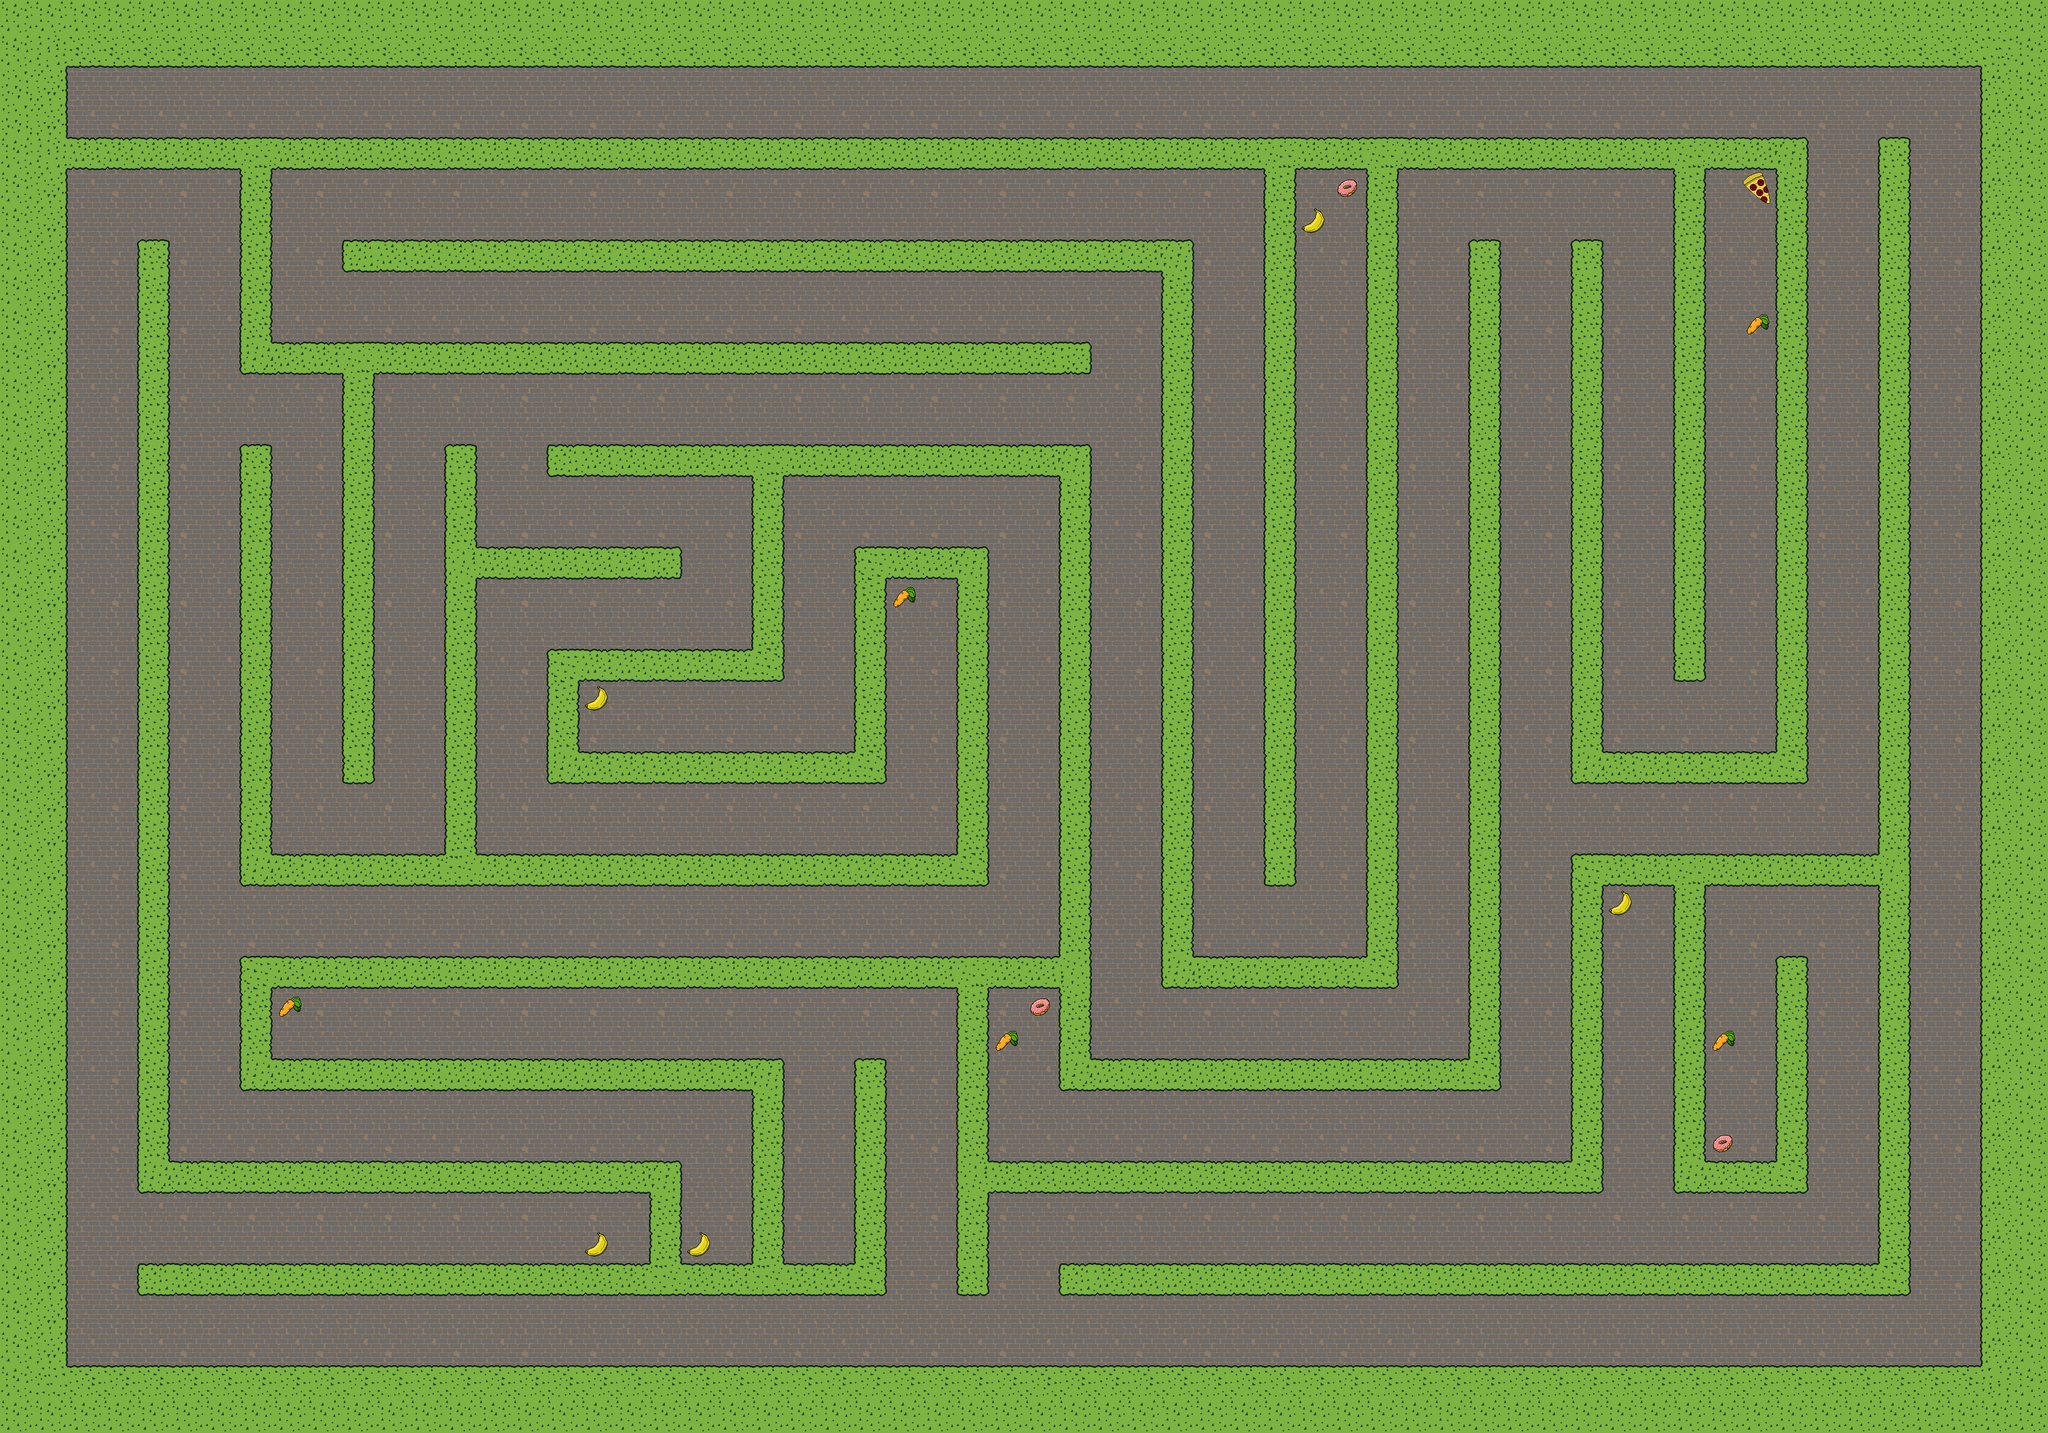

Below is a game level as drawn by its tile map, then a one-line description and the .tmx that defines it (tile-layer data replaced by summaries):
An orthogonal 60x42 tile map with 64x64 px tiles, 4 tile layers (ground, wall_tiles, bad_tiles, good_tiles), 2 hidden layers not drawn, 2 tilesets and 70 objects.

<map version="1.2" tiledversion="1.2.2" orientation="orthogonal" renderorder="left-up" width="60" height="42" tilewidth="64" tileheight="64" infinite="0" nextlayerid="20" nextobjectid="71">
 <tileset firstgid="1" name="london" tilewidth="64" tileheight="64" tilecount="16" columns="8">
  <image source="london.png" width="512" height="128" />
 </tileset>
 <tileset firstgid="17" name="tileSet" tilewidth="64" tileheight="64" tilecount="21" columns="7">
  <image source="tileSet.png" width="448" height="192" />
 </tileset>
 <objectgroup id="10" name="startpos">
  <object id="1" x="192" y="2496">
   <point />
  </object>
 </objectgroup>
 <layer id="19" name="ground" width="60" height="42">
  <data>[2520 cells, 2520 non-empty, 4 distinct tile ids]</data>
 </layer>
 <layer id="8" name="wall_tiles" width="60" height="42">
  <data>[2520 cells, 1038 non-empty, 8 distinct tile ids]</data>
 </layer>
 <objectgroup id="18" name="wall_objects" visible="0">
  <object id="4" x="0" y="256" width="128" height="2432" />
  <object id="5" x="0" y="0" width="3840" height="128" />
  <object id="6" x="3712" y="128" width="128" height="2560" />
  <object id="7" x="128" y="2560" width="3584" height="128" />
  <object id="8" x="256" y="2368" width="1408" height="64" />
  <object id="9" x="1984" y="2368" width="1600" height="64" />
  <object id="10" x="1792" y="1792" width="64" height="640" />
  <object id="11" x="1856" y="2176" width="1152" height="64" />
  <object id="12" x="2944" y="1600" width="64" height="576" />
  <object id="13" x="3008" y="1600" width="576" height="64" />
  <object id="14" x="3136" y="1664" width="64" height="576" />
  <object id="15" x="3200" y="2176" width="192" height="64" />
  <object id="16" x="3328" y="1792" width="64" height="384" />
  <object id="17" x="3520" y="1664" width="64" height="704" />
  <object id="18" x="1600" y="1984" width="64" height="384" />
  <object id="19" x="1408" y="1984" width="64" height="384" />
  <object id="20" x="1216" y="2176" width="64" height="192" />
  <object id="21" x="256" y="2176" width="960" height="64" />
  <object id="22" x="256" y="448" width="64" height="1728" />
  <object id="23" x="448" y="1792" width="64" height="256" />
  <object id="24" x="512" y="1984" width="896" height="64" />
  <object id="25" x="512" y="1792" width="1280" height="64" />
  <object id="26" x="1856" y="1792" width="192" height="64" />
  <object id="27" x="1984" y="1856" width="64" height="192" />
  <object id="28" x="1984" y="832" width="64" height="960" />
  <object id="29" x="2048" y="1984" width="768" height="64" />
  <object id="30" x="2752" y="448" width="64" height="1536" />
  <object id="31" x="128" y="256" width="3264" height="64" />
  <object id="32" x="2368" y="320" width="64" height="1344" />
  <object id="33" x="2560" y="320" width="64" height="1536" />
  <object id="34" x="2176" y="1792" width="384" height="64" />
  <object id="35" x="2176" y="448" width="64" height="1344" />
  <object id="36" x="640" y="448" width="1536" height="64" />
  <object id="37" x="448" y="320" width="64" height="384" />
  <object id="38" x="512" y="640" width="1536" height="64" />
  <object id="39" x="640" y="704" width="64" height="768" />
  <object id="40" x="448" y="832" width="64" height="832" />
  <object id="41" x="512" y="1600" width="1344" height="64" />
  <object id="42" x="1792" y="1024" width="64" height="576" />
  <object id="43" x="1600" y="1024" width="192" height="64" />
  <object id="44" x="1600" y="1088" width="64" height="384" />
  <object id="45" x="1024" y="1408" width="576" height="64" />
  <object id="46" x="1024" y="1216" width="64" height="192" />
  <object id="47" x="1088" y="1216" width="384" height="64" />
  <object id="48" x="1024" y="832" width="960" height="64" />
  <object id="49" x="1408" y="896" width="64" height="320" />
  <object id="50" x="896" y="1024" width="384" height="64" />
  <object id="51" x="832" y="832" width="64" height="768" />
  <object id="52" x="2944" y="448" width="64" height="1024" />
  <object id="53" x="3008" y="1408" width="384" height="64" />
  <object id="54" x="3328" y="320" width="64" height="1088" />
  <object id="55" x="3136" y="320" width="64" height="960" />
  <object id="56" x="3520" y="256" width="64" height="1344" />
 </objectgroup>
 <objectgroup id="17" name="goal_blocking_object" visible="0">
  <object id="3" x="0" y="128" width="128" height="128" />
 </objectgroup>
 <objectgroup id="16" name="goal_object" visible="0">
  <object id="2" x="0" y="128" width="7.33333" height="128" />
 </objectgroup>
 <layer id="15" name="goal_ground" width="60" height="42" visible="0">
  <data>[2520 cells, 8 non-empty, 4 distinct tile ids]</data>
 </layer>
 <layer id="9" name="goal" width="60" height="42" visible="0">
  <data>[2520 cells, 6 non-empty, 3 distinct tile ids]</data>
 </layer>
 <layer id="13" name="bad_tiles" width="60" height="42">
  <data>[2520 cells, 4 non-empty, 2 distinct tile ids]</data>
 </layer>
 <objectgroup id="14" name="bad_objects">
  <object id="57" x="2496" y="320" width="64" height="64" />
  <object id="58" x="3264" y="320" width="64" height="64" />
  <object id="59" x="3200" y="2112" width="64" height="64" />
  <object id="60" x="1920" y="1856" width="64" height="64" />
 </objectgroup>
 <layer id="11" name="good_tiles" width="60" height="42">
  <data>[2520 cells, 10 non-empty, 2 distinct tile ids]</data>
 </layer>
 <objectgroup id="12" name="good_objects">
  <object id="61" x="2432" y="384" width="64" height="64" />
  <object id="62" x="3264" y="576" width="64" height="64" />
  <object id="63" x="3008" y="1664" width="64" height="64" />
  <object id="64" x="3200" y="1920" width="64" height="64" />
  <object id="65" x="1856" y="1920" width="64" height="64" />
  <object id="66" x="1280" y="2304" width="64" height="64" />
  <object id="67" x="1088" y="2304" width="64" height="64" />
  <object id="68" x="512" y="1856" width="64" height="64" />
  <object id="69" x="1088" y="1280" width="64" height="64" />
  <object id="70" x="1664" y="1088" width="64" height="64" />
 </objectgroup>
</map>